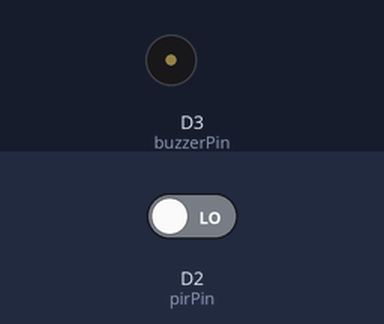
Recording of a sketch running on a simulated ESP8266 (NodeMCU). Shown: buzzer (waves = sounding, pin HIGH). The inputs (shaded band) are chosen by the test bench; at power-on: D2 (pirPin) LOW. The modem accepts every AT command (registered, SIM ready, sends succeed) and sends nothing else.

Above: at 2.2 s.
2.3 s: D2 (pirPin) driven HIGH
At 3.4 s:
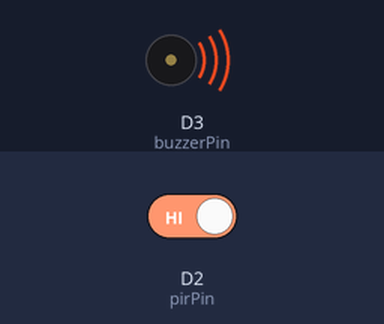
Timing chart, 0 to 11.2 s (numbered marks = the images above; inputs shaded):
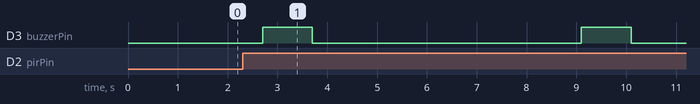

The sketch:

GSM.ino
```cpp
#include <SoftwareSerial.h>

// Define PIR sensor pin
const int pirPin = D2;
// Define buzzer pin
const int buzzerPin = D3;

// Initialize SoftwareSerial object to communicate with SIM800L
SoftwareSerial SIM800L(D6, D5); // RX, TX

void setup() {
  pinMode(pirPin, INPUT);
  pinMode(buzzerPin, OUTPUT);

  // Set baud rate for serial communication with SIM800L
  SIM800L.begin(9600);
  // Give some time for SIM800L to initialize
  delay(1000);
}

void loop() {
  // Read the PIR sensor state
  int pirState = digitalRead(pirPin);

  if (pirState == HIGH) {
    // If motion is detected, send message and trigger alarm
    sendMessage();
    triggerAlarm();
    delay(5000); // Delay to avoid sending multiple messages in quick succession
  }
}

void sendMessage() {
  // AT command to set SIM800L in text mode
  SIM800L.println("AT+CMGF=1");
  delay(100);
  // Phone number to send the message
  SIM800L.println("AT+CMGS=\"8667745859\""); // Replace +1234567890 with your desired phone number
  delay(100);
  // Message to be sent
  SIM800L.println("Motion detected at home!");
  delay(100);
  // End the message with a Ctrl+Z character
  SIM800L.println((char)26);
  delay(100);
}

void triggerAlarm() {
  // Sound the buzzer
  digitalWrite(buzzerPin, HIGH);
  delay(1000);
  digitalWrite(buzzerPin, LOW);
}
```

Measured:
- after the input at 2.3 s, D3 (buzzerPin): alternates HIGH for 1.0 s and LOW for 5.4 s, starting after 0.40 s
